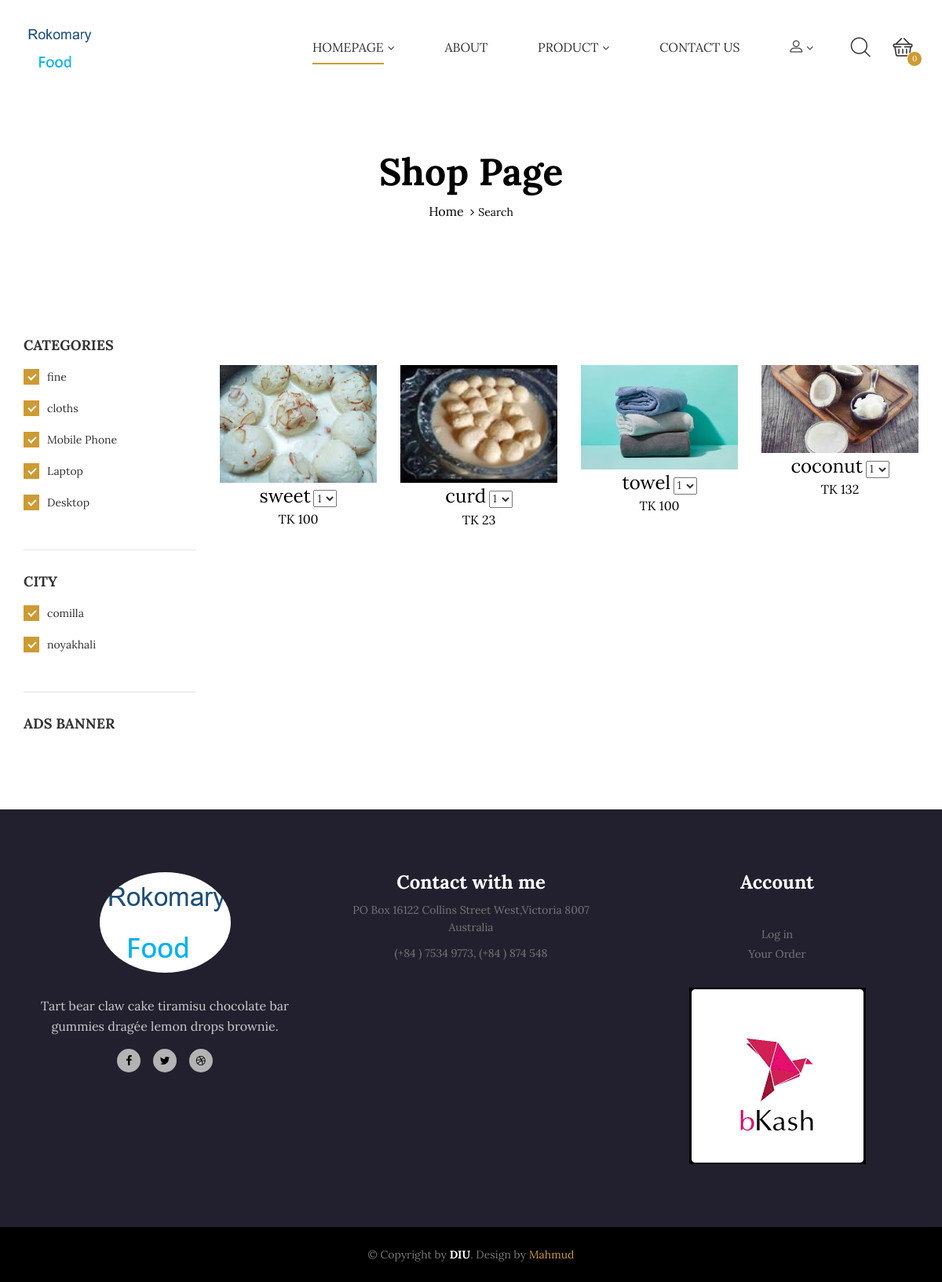
/allproducts.php, run on the app's committed database.
### tables this page shows
CREATE TABLE IF NOT EXISTS `product` (
  `id` int(11) NOT NULL AUTO_INCREMENT,
  `productName` varchar(255) NOT NULL,
  `cat_id` int(11) NOT NULL,
  `colorName` varchar(255) DEFAULT NULL,
  `cityName` varchar(255) DEFAULT NULL,
  `size` varchar(255) DEFAULT NULL,
  `body` text NOT NULL,
  `price` float NOT NULL,
  `qty` int(11) NOT NULL DEFAULT '1',
  `image` varchar(255) DEFAULT NULL,
  `status` varchar(200) NOT NULL,
  PRIMARY KEY (`id`)
);

CREATE TABLE IF NOT EXISTS `category` (
  `catId` int(11) NOT NULL AUTO_INCREMENT,
  `catName` varchar(255) NOT NULL,
  PRIMARY KEY (`catId`)
);

### classes/Cart.php (called while the page is built, shortened)
<?php
$filepath=realpath(dirname(__FILE__));
include_once ($filepath.'/../lib/Database.php');
 ?>
<?php
class Cart{
	private $db;
	public function __construct(){
		$this->db=new Database();
	}
	public function checkCartTable(){
		$sId=session_id();
		$query="select * from cart where sId='$sId'";
		$result=$this->db->select($query);
		return $result;
	}
}
 ?>

### lib/Database.php (called while the page is built, shortened)
<?php
Class Database{
 public $host   = DB_HOST;
 public $user   = DB_USER;
 public $pass   = DB_PASS;
 public $dbname = DB_NAME;
 public $link;
private function connectDB(){
 $this->link = new mysqli($this->host, $this->user, $this->pass,
  $this->dbname);
 }
public function select($query){
  $result = $this->link->query($query) or
   die($this->link->error.__LINE__);
  if($result->num_rows > 0){
    return $result;
  } else {
    return false;
  }
 }
}
?>

### classes/Product.php (called while the page is built, shortened)
<?php
$filepath=realpath(dirname(__FILE__));
include_once ($filepath.'/../lib/Database.php');
 ?>
<?php
class Product{
	private $db;
	public function __construct(){
		$this->db=new Database();
	}
	public function getAllProducts(){
		$query="select * from product where status='active'  order by id DESC";
 	$result=$this->db->select($query);
 	return $result;
	}
	public function getAllCity()
	{
		$query="SELECT DISTINCT cityName FROM product  ORDER   BY id DESC LIMIT 30";
		$result=$this->db->select($query);
		return $result;
	}
}
 ?>

### classes/Catagory.php (called while the page is built, shortened)
<?php
$filepath=realpath(dirname(__FILE__));
include_once ($filepath.'/../lib/Database.php');
include_once($filepath.'/../helpers/Format.php'); ?>
 <?php
 class Catagory {
 	private $db;
	public function __construct(){
		$this->db=new Database();
	}
 public function getAllCat(){
 	$query="select * from category order by catId DESC";
 	$result=$this->db->select($query);
 	return $result;
 }
}
  ?>

### allproducts.php (the view, shortened to what this page needs)
<?php include("inc/header.php"); ?>
    <div class="ps-hero bg--cover" data-background="images/hero/product.jpg">
        <div class="ps-hero__content">
            <h1> Shop Page</h1>
            <div class="ps-breadcrumb">
                <ol class="breadcrumb">
                    <li><a href="index.php">Home</a></li>
                    <li class="active">Search</li>
                </ol>
            </div>
        </div>
    </div>
    <main class="ps-shop">
        <div class="ps-shop__wrapper">
            <div class="ps-shop__banners">
                <div class="row">
                    <div class="col-lg-6 col-md-6 col-sm-12 col-xs-12 ">
                    </div>
                    <div class="col-lg-6 col-md-6 col-sm-12 col-xs-12 ">
                    </div>
                </div>
            </div>
            <div class="ps-row">
                <?php
               $getFpd=$pd-> getAllProducts();
              if ($getFpd) {
                while ($result=$getFpd->fetch_assoc()) {
               ?>
                <div class="ps-column">
                    <div class="ps-product">
                        <div class="ps-product__thumbnail"><img src="admin/<?php echo($result['image']); ?>" alt=""><a class="ps-product__overlay" href="details.php?pdId=<?php echo($result['id']); ?>"></a>
                        </div>
                        <div class="ps-product__content"><a class="ps-product__title" href="details.php?pdId=<?php echo($result['id']); ?>"><?php echo($result['productName']); ?></a>
                            <select class="ps-rating">
                                <option value="1">1</option>
                            </select>
                            <p class="ps-product__price">TK <?php echo($result['price']); ?></p>
                        </div>
                    </div>
                </div>
  <?php }}else{echo("Product Not found");} ?>
  </div>
</div>
<?php include_once 'inc/sidebar.php';?>
    </main>
<?php include("inc/footer.php"); ?>

### inc/header.php (shortened to what this page needs)
<?php
include_once 'lib/Database.php';
$pd=new Product();
$cat=new Catagory();
$ct=new Cart();
 ?>
<!DOCTYPE html>
<html lang="en">
<head>
    <link rel="stylesheet" href="css/plugins/font-awesome/css/font-awesome.min.css">
    <link rel="stylesheet" href="css/plugins/bakery-icon/style.css">
    <link rel="stylesheet" href="css/plugins/bootstrap/dist/css/bootstrap.min.css">
    <link rel="stylesheet" href="css/plugins/owl-carousel/assets/owl.carousel.css">
    <link rel="stylesheet" href="css/plugins/jquery-bar-rating/dist/themes/fontawesome-stars.css">
    <link rel="stylesheet" href="css/plugins/bootstrap-select/dist/css/bootstrap-select.min.css">
    <link rel="stylesheet" href="css/plugins/jquery-ui/jquery-ui.min.css">
    <link rel="stylesheet" href="css/plugins/slick/slick/slick.css">
    <link rel="stylesheet" href="css/plugins/lightGallery-master/dist/css/lightgallery.min.css">
    <link rel="stylesheet" href="css/plugins/style.css">
  </head>
  <body>
    <header class="header header--3" data-sticky="false">
      <nav class="navigation top">
        <div class="ps-container"><a class="ps-logo" href="homepage-3.html"><img src="admin/upload/logo.PNG" alt=""></a>
          <div class="header__actions">
            <a class="ps-search-btn" href="#"><i class="ba-magnifying-glass"></i></a>
            <div class="ps-cart">
              <a class="ps-cart__toggle" href="#">
                <span>
                  <i><?php
                $getData=$ct->checkCartTable();
                if ($getData) {
                   $qty=session::get("qty");
                echo($qty);
                }else{
                  echo("0");
                }
                 ?></i>
                </span><i class="ba-shopping"></i></a>
            </div>
          </div>
          <ul class="menu">
            <li class="current-menu-item menu-item-has-children"><a href="#">Homepage</a><span class="sub-toggle"><i class="fa fa-angle-down"></i></span>
            </li>
            <li><a href="about.php">About</a></li>
            <li class="menu-item-has-children"><a href="product-listing.html">product</a><span class="sub-toggle"><i class="fa fa-angle-down"></i></span>
            </li>
            <li><a href="contact.php">Contact Us</a></li>
            <li class="menu-item-has-children"><a href="contact.php"><i class="ba-profile"></i></a><span class="sub-toggle"><i class="fa fa-angle-down"></i></span>
            </li>
          </ul>
        </div>
      </nav>
    </header>

### inc/sidebar.php (shortened to what this page needs)
<aside class="ps-sidebar">
            <aside class="widget widget_sidebar widget_category">
                <h3 class="widget-title">Categories</h3>
                <ul class="ps-list--checked">
                     <?php
                     $getCat=$cat->getAllCat();
                    if ($getCat) {
                        while ($re=$getCat->fetch_assoc()) {
                     ?>
                    <li class="current"><a href="productbycat.php?catId=<?php echo($re['catId']) ;?>"><?php echo($re['catName']) ;?></a></li>
                    <?php }}else{echo("catagory not found");} ?>
                </ul>
            </aside>
            <aside class="widget widget_sidebar widget_category">
                <h3 class="widget-title">City</h3>
                <ul class="ps-list--checked">
                    <?php
                     $getCity=$pd->getAllCity();
                    if ($getCity) {
                        while ($result=$getCity->fetch_assoc()) {
                     ?>
                    <li class="current"><a href="productbycity.php?city_id=<?php echo($result['cityName']) ;?>"><?php echo($result['cityName']); ?> </a></li>
                    <?php }} ?>
                </ul>
            </aside>
            <aside class="widget widget_sidebar widget_ads">
                <h3 class="widget-title">Ads banner</h3><a href="#"><img src="images/widget-ads.jpg" alt=""></a>
            </aside>
        </aside>

### inc/footer.php (shortened to what this page needs)
    <footer class="ps-footer">
      <div class="ps-footer__content">
        <div class="ps-container">
          <div class="row">
            <div class="col-lg-4 col-md-12 col-sm-12 col-xs-12 ">
              <div class="ps-site-info"><a class="ps-logo" href="index.html"><img style=" border-radius: 50%;" src="admin/upload/logo.PNG" alt=""></a>
                <p>Tart bear claw cake tiramisu chocolate bar gummies dragée lemon drops brownie.</p>
                <ul class="ps-list--social">
                  <li><a href="#"><i class="fa fa-facebook"></i></a></li>
                  <li><a href="#"><i class="fa fa-twitter"></i></a></li>
                  <li><a href="#"><i class="fa fa-dribbble"></i></a></li>
                </ul>
              </div>
            </div>
            <div class="col-lg-4 col-md-6 col-sm-12 col-xs-12 ">
              <div class="ps-footer__contact">
                <h4>Contact with me</h4>
                <p>PO Box 16122 Collins Street West,Victoria 8007 Australia</p>
                <P>(+84 ) 7534 9773, (+84 ) 874 548</P>
              </div>
            </div>
            <div class="col-lg-4 col-md-6 col-sm-12 col-xs-12 ">
              <div class="ps-footer__open">
                <h4>Account</h4>
                <p>
                  <a href="login.php">Log in</a>
                  <br>
                  <a href="orderdetails.php">Your Order</a>
                  <br>
                </p>
              </div>
              <ul class="ps-list--payment">
                <li><a href="#"><img src="images/payment-method/bkash.png" alt=""></a></li>
            </div>
          </div>
        </div>
      </div>
      <div class="ps-footer__copyright">
        <div class="container">
          <p>
            ©  Copyright by <strong>DIU</strong>. Design by<a href="#"> Mahmud</a></p>
        </div>
      </div>
    </footer>
  </body>
</html>

### data on the page
product: image (picture), productName "sweet", price "100"
product: image (picture), productName "curd", price "23"
product: image (picture), productName "towel", price "100"
product: image (picture), productName "coconut", price "132"
category: catName "fine"
category: catName "cloths"
category: catName "Mobile Phone"
category: catName "Laptop"
category: catName "Desktop"

### other printed values
$result['cityName'] "comilla"
$result['cityName'] "noyakhali"
